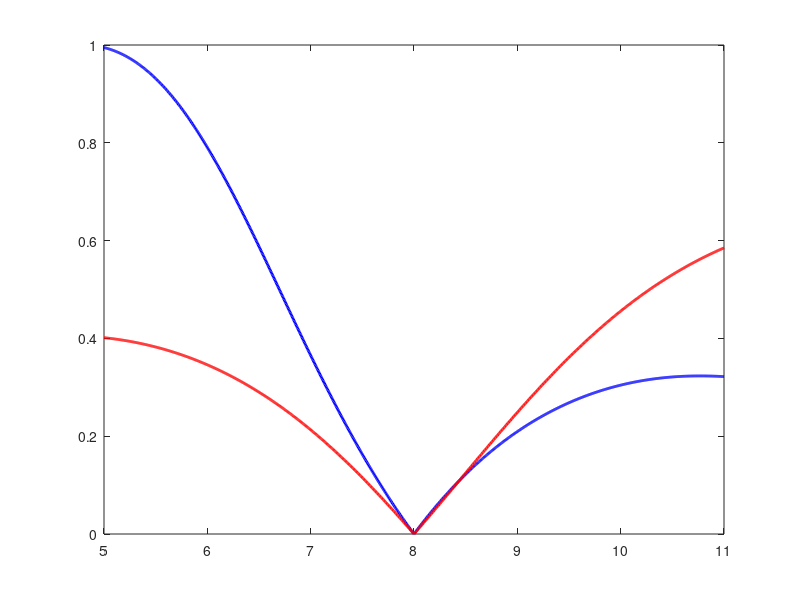

The MATLAB script that drew this image: (Note: this script raises an error after producing the figure.)
clear all;

%% ===== LOAD PARAMETERS =====
ZL = 25 + 1j*15;         % Load impedance (Ohm)
RL = real(ZL);           % Real part of load
XL = imag(ZL);           % Imaginary part of load

%% ===== LINE PARAMETERS =====
Z0 = 30;                 % Characteristic impedance (Ohm)
Y0 = 1 / Z0;             % Characteristic admittance (S)

%% ===== FREQUENCY PARAMETERS =====
f0 = 8e9;                % Design frequency (Hz)
c = 3e8;                 % Speed of light (m/s)
lambda0 = c / f0;        % Wavelength at f0 (m)
beta0 = 2 * pi / lambda0; % Propagation constant (rad/m)

%% ===== CALCULATE t AND B =====
t = ( XL + (-1).^[0 1] .* sqrt( RL * ((Z0 - RL)^2 + XL^2) / Z0 ) ) / ( RL - Z0 );
B = ( RL^2 .* t - (Z0 - XL .* t) .* (XL + Z0 .* t) ) ./ ...
    ( Z0 * (RL^2 + (XL + Z0 .* t).^2) );

%% ===== NORMALIZED STUB LENGTHS =====
norm_d = atan(t) / (2*pi);  
norm_d(norm_d < 0) = norm_d(norm_d < 0) + 0.5;

%% ===== Compute normalized open-stub length (lo/λ) =====
norm_lo = -atan(B / Y0) / (2*pi);  
norm_lo(norm_lo < 0) = norm_lo(norm_lo < 0) + 0.5;

%% ===== PHYSICAL LENGTHS (meters) =====
d = norm_d * lambda0;   
lo = norm_lo * lambda0; 

%% ===== PRINT SUMMARY =====
nsol = length(norm_d);  % number of matching solutions
fprintf('\n========== Single-stub Shunt Tuner ==========\n');
fprintf('Total Matching Solutions: %d\n', nsol);

for i = 1:nsol
    fprintf('\n----------------------------------------------\n');
    fprintf('Solution %d\n', i);
    fprintf('----------------------------------------------\n');
    
     % Theoretical results
    fprintf('>> THEORETICAL CALCULATION\n');
    fprintf('t  = %12.5f\n', t(i));
    fprintf('B  = %12.5f S\n\n', B(i));
    
    % Physical results
    fprintf('>> PHYSICAL IMPLEMENTATION\n');
    fprintf('d  = %12.5f m   %8.5f λ\n', d(i), norm_d(i));
    fprintf('lo = %12.5f m   %8.5f λ\n', lo(i), norm_lo(i));
end
%% ===== FREQUENCY SWEEP ANALYSIS =====
f = linspace(5e9, 11e9, 1000);
lambda = c ./ f;
beta = 2 * pi ./ lambda;
Gamma_open = zeros(nsol, length(f));

for i = 1:nsol
    Zin_d = Z0 * (ZL + 1j * Z0 * tan(beta * d(i))) ./ ...
                 (Z0 + 1j * ZL .* tan(beta * d(i)));
    Yin_stub = 1j * Y0 * tan(beta .* lo(i));
    Yin_total = 1 ./ Zin_d + Yin_stub;
    Zin_total = 1 ./ Yin_total;
    Gamma_open(i, :) = abs((Zin_total - Z0) ./ (Zin_total + Z0));
end

%% ===== PLOT REFLECTION COEFFICIENT =====
figure;
plot(f/1e9, Gamma_open(1,:), 'b', 'LineWidth', 2); hold on;
if nsol > 1
    plot(f/1e9, Gamma_open(2,:), 'r', 'LineWidth', 2);
end
yline(0.2, 'k--', '|\Gamma| = 0.2');
xlabel('Frequency (GHz)');
ylabel('|\Gamma|');
legend('Open Stub - Solution 1', 'Open Stub - Solution 2', 'Location', 'Best');
title('Open Stub Matching ');
grid on;

%% ===== FRACTIONAL BANDWIDTH CALCULATION =====
for i = 1:nsol
    idx = find(Gamma_open(i,:) < 0.2);
    if ~isempty(idx)
        fmin = f(idx(1));
        fmax = f(idx(end));
        fbw = (fmax - fmin) / f0;
        fprintf('\n[Open Stub Solution %d - FBW Summary]\n', i);
        fprintf('FBW = %.2f %%\n', fbw * 100);
    end
end
